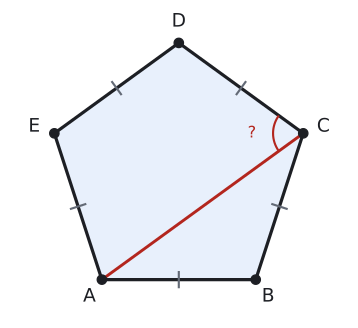

Recreate this plot in Python.
import sys; sys.path.insert(0, "tools")
from cizim import *

# ABCDE düzgün beşgen, [AC] köşegeni. m(ACD) = 108 − 36 = 72.
n = 5; r = 2.6
t = np.radians(234 + 72 * np.arange(n))   # A sol alt, B sağ alt, saat yönünün tersine
V = np.column_stack([r * np.cos(t), r * np.sin(t)])
A, B, C, D, E = V
fig, ax = sekil(4.6, 4.4)
ax.set_aspect("equal"); ax.axis("off")
ax.add_patch(patches.Polygon(V, closed=True, facecolor=MAVI_ACIK, edgecolor=YAZI, lw=2.4))
ax.plot(*zip(A, C), color=KIRMIZI, lw=2.2)
for i in range(n):
    P, Q = V[i], V[(i + 1) % n]; m = (P + Q) / 2; d = (Q - P) / np.linalg.norm(Q - P); nr = np.array([-d[1], d[0]])
    ax.plot(*zip(m - 0.15 * nr, m + 0.15 * nr), color=SOLUK, lw=1.6)
for k, v in zip("ABCDE", V):
    u = v / np.linalg.norm(v); nokta(ax, *v, ""); ax.text(*(v + 0.42 * u), k, ha="center", va="center", fontsize=14)
aci(ax, C, A, D, r=0.6, ad="?", renk=KIRMIZI)
ua = (A - C) / np.linalg.norm(A - C); ud = (D - C) / np.linalg.norm(D - C); print("ACD", np.degrees(np.arccos(ua @ ud)))
ax.set_xlim(-3.4, 3.4); ax.set_ylim(-2.9, 3.3)
kaydet(fig, __file__)
